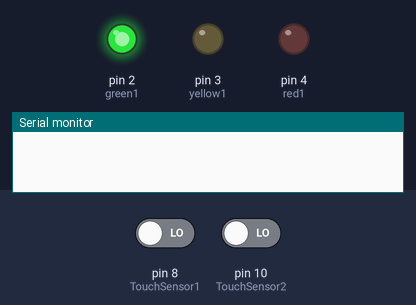
Simulated run of this sketch. Board: Arduino Uno, built with avr-gcc and run on an emulated ATmega328P. Shown: output pins drawn as LEDs (lit = HIGH), the last lines printed to the serial monitor. The inputs (shaded band) are chosen by the test bench; at power-on: pin 8 (TouchSensor1) LOW, pin 10 (TouchSensor2) LOW.

Above: at 1.2 s.
1.3 s: pin 8 (TouchSensor1) driven HIGH
At 1.9 s:
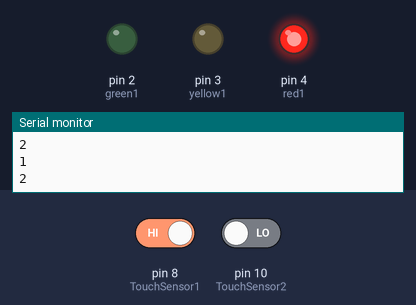
3.0 s: pin 8 (TouchSensor1) driven LOW and pin 10 (TouchSensor2) driven HIGH
At 4.4 s:
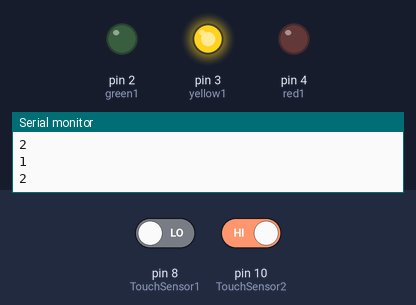
4.7 s: pin 8 (TouchSensor1) driven HIGH
At 5.3 s:
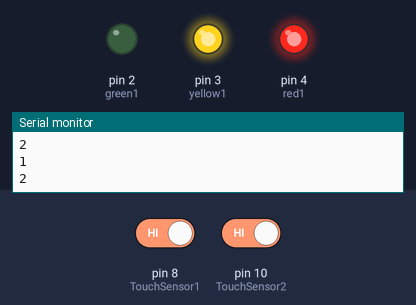
6.4 s: pin 8 (TouchSensor1) driven LOW
At 7.2 s:
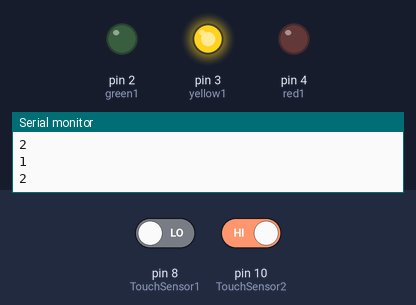
Timing chart, 0 to 9.1 s (numbered marks = the images above; inputs shaded):
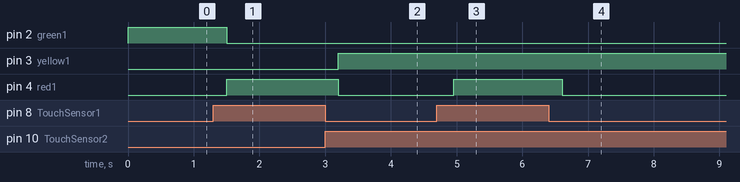

The sketch:

TrainSemaphoreSystem.ino
```cpp
int TouchSensor1 = 8;
int TouchSensor2 = 10;

  int red1 = 4;
  int yellow1 = 3;
  int green1  = 2;
  int red2 = 7;
  int yellow2 = 6;
  int green2 = 5;
  boolean lightOn = true;
  boolean state2 = true;
  boolean state21 = true;

  int touched1 = 0;
  int touched2 = 0;

void setup() {
  Serial.begin(9600);
  pinMode(red1,OUTPUT);
  pinMode(yellow1,OUTPUT);
  pinMode(green1,OUTPUT);
  pinMode(TouchSensor1,INPUT);
  pinMode(TouchSensor2,INPUT);
digitalWrite(green1,lightOn);
digitalWrite(green2,state21);
}

void loop() {


if(digitalRead(TouchSensor1)==HIGH)
{

  touched1++;
  delay(50);
  Serial.println(touched1);

if(digitalRead(TouchSensor1)==HIGH  && touched1>1)
{
   touched1 = 0;
  //lightOn = !lightOn;
  delay(100);
  digitalWrite(green1,!lightOn);
  digitalWrite(red1,true);

}
}

if(digitalRead(TouchSensor2)==HIGH && digitalRead(TouchSensor1)==LOW)
{

  touched2++;
  delay(50);
  Serial.println(touched2);

if(digitalRead(TouchSensor2)==HIGH  && touched2>1)
{

   touched2 = 0;
  //state2 = !state2;
  //state21 = !state21;
  delay(100);
  digitalWrite(red1,!state2);
  digitalWrite(yellow1,true);
  digitalWrite(green2,!state21);
  digitalWrite(red2,true);


}
}
}
```

Measured:
- after the input at 1.3 s, pin 2 (green1): HIGH → LOW after 0.20 s; pin 4 (red1): LOW → HIGH after 0.20 s
- after the input at 3.0 s, pin 3 (yellow1): LOW → HIGH after 0.20 s; pin 4 (red1): HIGH → LOW after 0.20 s
- after the input at 4.7 s, pin 4 (red1): LOW → HIGH after 0.25 s
- after the input at 6.4 s, pin 4 (red1): HIGH → LOW after 0.21 s
